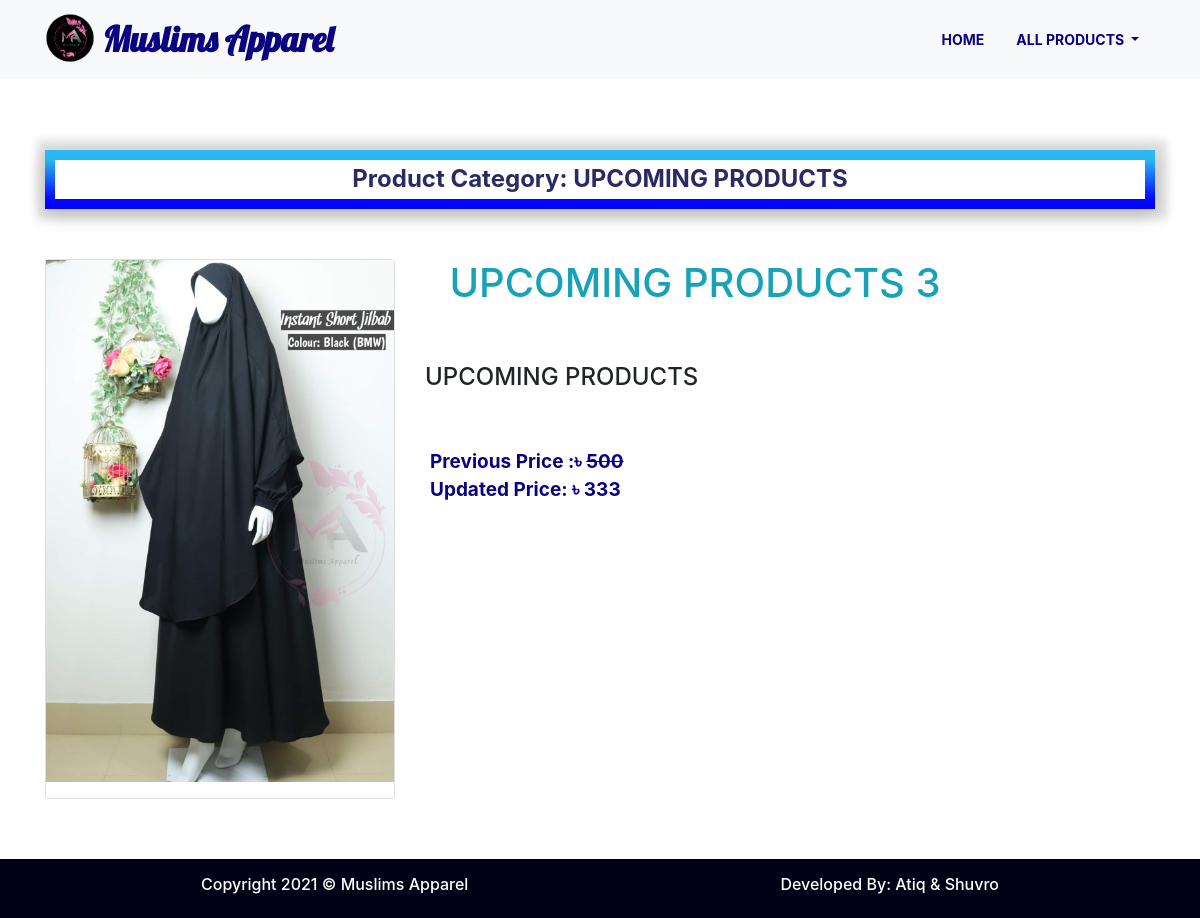
Page /single-product/3 on the committed database.
### product_app/models.py (models this page shows, shortened)
class Product(models.Model):
    CATEGORY = (
        ('UPCOMING PRODUCTS', 'UPCOMING PRODUCTS'),
        ('ORGANIC FOOD', 'ORGANIC FOOD'),
        ('MOST DEMANDABLE PRODUCTS', 'MOST DEMANDABLE PRODUCTS'),
        ('KHILMAR', 'KHILMAR'),
        ('JILBAB', 'JILBAB'),
        ('ABAYA/BORKA', 'ABAYA/BORKA'),
        ('LINEN', 'LINEN'),
        ('COTTON', 'COTTON'),
        ('CAPE', 'CAPE'),
        ('NIQAB', 'NIQAB'),
        ('HAND GLOVES & SOCKS', 'HAND GLOVES & SOCKS'),
        ('SUNNAH ITEM', 'SUNNAH ITEM'),
    )
    name = models.CharField(max_length=50)
    description = models.TextField()
    pro_img = models.ImageField(upload_to='product_images', help_text=mark_safe('<h2 style="color: #008CBA;">Images size must be height: 1200px and width: 1486px format.</h2>'))  # size must be ato ato pixel)
    price = models.CharField(max_length=10)
    updated_price = models.CharField(max_length=10, blank=True, null=True)
    category = models.CharField(max_length=200, choices=CATEGORY, default=CATEGORY[0])

### product_app/views.py (the view)
# urls.py: path('single-product/<int:product_id>', views.SinglepProductView.as_view(), name='single_product'),
class SinglepProductView(TemplateView):
    template_name = 'product-single.html'
    def get_context_data(self, product_id, **kwargs):
        context = super().get_context_data(**kwargs)
        context['product'] = Product.objects.filter(id=product_id).first()
        return context

### templates/product-single.html (shortened to what this page needs)
{% extends 'main2.html' %}
{% load static %}
{% block content %}
    <section class="collection all-product">
        <div class="container">
            <h4 class="section-header text-center product-header">Product Category:  {{ product.category }}</h4>
            <div class="row">
                <div class="single-card  col-md-4 col-sm-6 col-6">
                    <div class="card">
                        <img src="{{ product.pro_img.url }}" class="img-fluid mb-3" alt="">
                    </div>
                </div>
                <div class="col-6">
                    <h1 class="text-info text-center">{{ product.name }}</h1>
                    <br><br>
                    <h4 class="text-left">{{ product.description }}</h4>
                    <br><br>
                    {% if product.updated_price %}
                        <p><small>
                            <span>Previous Price :৳
                            <del>{{ product.price }}</del></span>
                            <br>
                            <span>Updated Price:  ৳ {{ product.updated_price }}</span>
                        </small></p>
                    {% else %}
                        <p><small>
                            <span>Price: ৳ {{ product.price }}</span>
                        </small></p>
                    {% endif %}
                </div>
            </div>
        </div>
    </section>
{% endblock %}

### static/css/style.css (style rules this page uses)
html, body { overflow-x: hidden; }
.section-header { border: 10px solid; border-image: linear-gradient(180deg, rgb(44, 185, 241), rgb(0, 4, 255)); border-image-slice: 1; color: #2a2a65; font-weight: 700; padding-top: 5px; padding-bottom: 5px; margin-bottom: 20px; transition: width 1s, height 1s, transform 3s; box-shadow: 2px 0px 8px 10px rgb(26 26 27 / 13%), 0 6px 20px 0 rgb(0 0 0 / 19%); }
.collection span { color: #0a0280; font-size: 19px; font-weight: 700; padding-left: 5px; }
.single-card { margin-bottom: 10px; }
.single-card { position: relative; }

### static/css/product.css (style rules this page uses)
.all-product { margin-top: 150px; margin-bottom: 50px; }
.product-header { margin-bottom: 50px; }

### rows in the picture
Product: category "UPCOMING PRODUCTS", pro_img (picture), name "UPCOMING PRODUCTS 3", description "UPCOMING PRODUCTS", price "500", updated_price "333"
